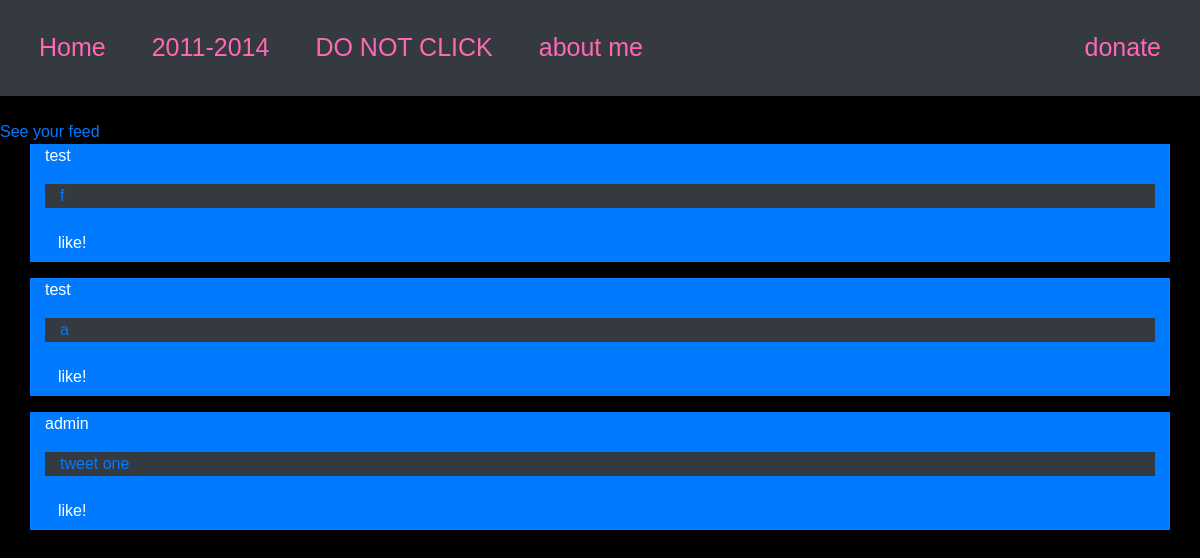
The app's page / (signed in), older data.
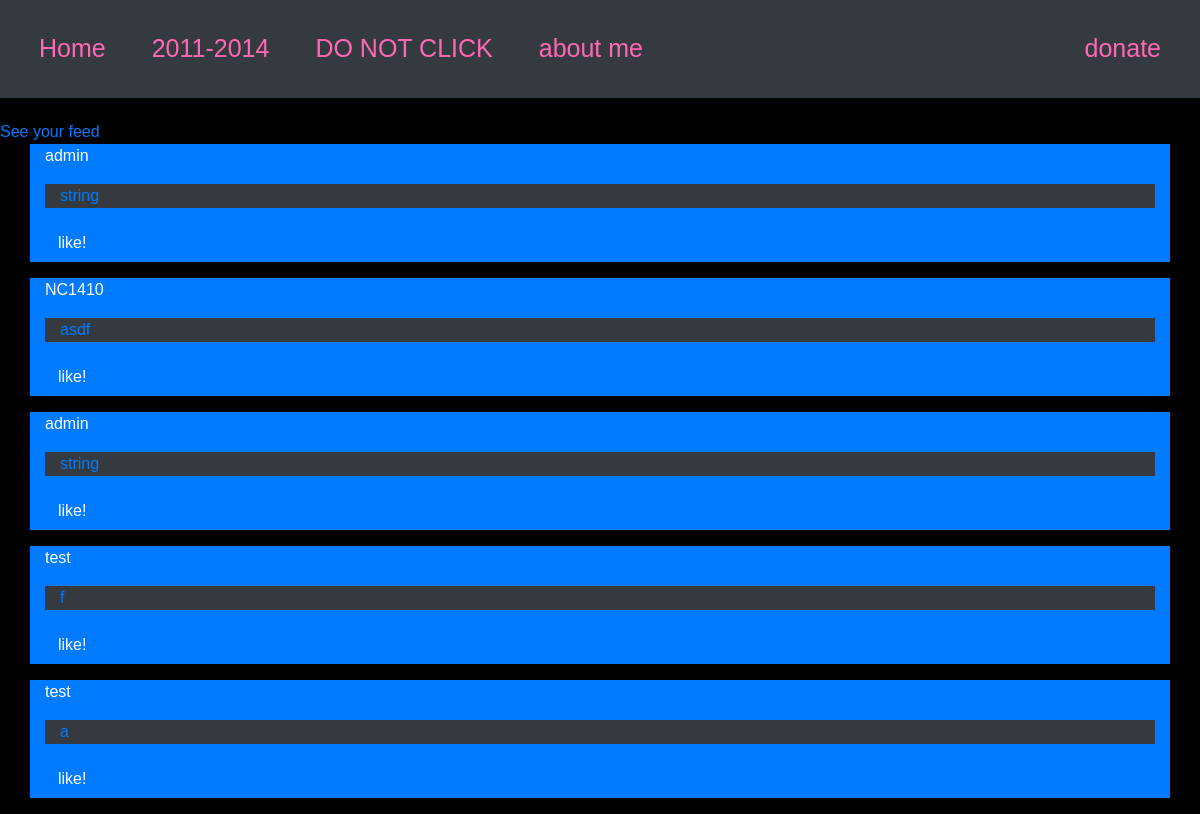
The same page, newer data.
### twats/models.py (models this page shows, shortened)
class Tweet(models.Model):
    user = models.ForeignKey(User, on_delete=models.CASCADE)    #poster of tweet
    text = models.CharField(max_length=200)
    isRetweet = False
    originalTwatter = None
    created_at = models.DateTimeField(auto_now_add=True)
    pub_date = models.DateTimeField("date published")

### twats/views.py (the view)
# urls.py: path('', views.index, name='index'),
def index(request):
    if request.user.is_authenticated:
        latest_tweet_list = Tweet.objects.order_by('-pub_date')[:5]
        context = {'latest_tweet_list': latest_tweet_list}
        return render(request, 'users/index.html', context)
    else:
        return render(request, 'users/index.html')

### twats/templates/users/index.html (shortened to what this page needs)
<!DOCTYPE html>
<html lang="en">
<head>
    <link rel="stylesheet" href="https://maxcdn.bootstrapcdn.com/bootstrap/4.3.1/css/bootstrap.min.css">
    {% load static %}
</head>
<body>
    {% if user.is_authenticated %}
    <nav class= "navbar navbar-expand-lg fixed-top bg-dark" style="font-size:25px;height:12%">
        <div class="collapse navbar-collapse bg-dark" id="collapsibleNavbar">
          <ul class="navbar-nav">
            <li class="nav-item">
              <div class="container">
                <a class="nav-link" href="{% url 'index' %}" style="color:hotpink;">Home</a>
              </div>
            </li>
            <li class="nav-item">
              <div class="container">
                <a class="nav-link" href="#" style="color:hotpink;">2011-2014</a>
              </div>
            </li>
            <li class="nav-item">
              <div class="container">
                <a class="nav-link" href="#" style="color:hotpink;">DO NOT CLICK</a>
              </div>
            </li>
            <li class="nav-item">
              <div class="container">
                <a class="nav-link" href="#" style="color:hotpink;">about me</a>
              </div>
            </li>
          </ul>
          <ul class="navbar-nav ml-auto">
            <li class="nav-item">
              <div class="container">
                <a class="nav-link" href="#" style="color:hotpink;">donate</a>
              </div>
            </li>
          </ul>
        </div>
    </nav>
    <div style="margin-top:120px;">
      <a href="{% url 'myFeed' %}">See your feed</a>
    </div>
    {% if latest_tweet_list %}
    {% for tweet in latest_tweet_list %}
        <div class="container bg-primary">
        <p>{{ tweet.user }}</p>
        <div class="container bg-dark"><a href="{% url 'THEtweet' tweet.id %}">{{ tweet.text }}</a></div>
        <p><form action="{% url 'likeTweet' %}" method="POST">
            <button type="submit" name="tweet_id" value="{{ tweet.id }}" class="btn btn-primary">like!</button>
        </form></p>
        </div>
    {% endfor %}
    {% else %}
    <p>No tweets are available.</p>
    {% endif %}
    {% else %}
    <a href="{% url 'login' %}">LOG IN</a>
    {% endif %}
</body>
</html>

### twats/templates/users/index.html (style rules this page uses)
body { background-color:black; font-family:inherit; font-size:14; color:white; }

Row changes from the older to the newer data that the page shows:
no longer on this page (row unchanged): Tweet: user "admin", text "tweet one", {{ tweet.id }} 1 (drawn)
added Tweet: user "admin", text "string", {{ tweet.id }} 6 (drawn)
added Tweet: user "NC1410", text "asdf", {{ tweet.id }} 5 (drawn)
added Tweet: user "admin", text "string", {{ tweet.id }} 4 (drawn)
